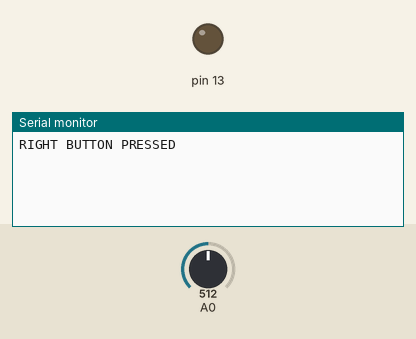
This sketch was run on a simulated Arduino Uno, built with avr-gcc and run on an emulated ATmega328P. Shown: output pins drawn as LEDs (lit = HIGH), the last lines printed to the serial monitor. Inputs (shaded band) come from the test bench; at power-on: A0 = 512.

Above: at 1.2 s.
1.3 s: A0 set to 122
At 2.2 s:
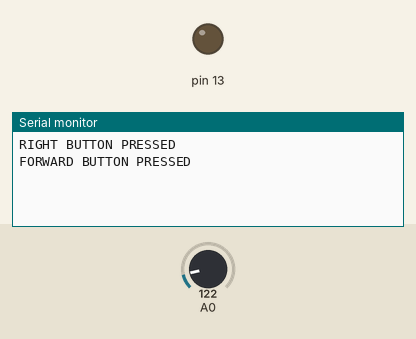
2.8 s: A0 set to 0
At 3.4 s:
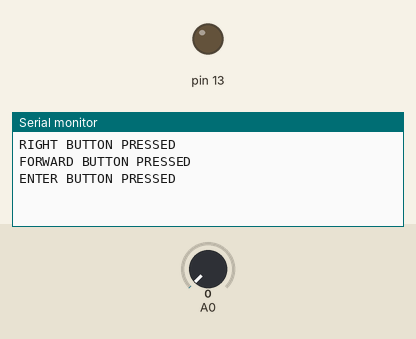

Measured:
- after the input at 1.3 s, the serial monitor: prints a new line after 0.05 s (image 1)
- after the input at 2.8 s, the serial monitor: prints a new line after 0.05 s (image 2)

The sketch:

motor_robot.ino
```cpp
int keyValue[5] = {0, 50, 100, 140, 550}; //actual values are closer, but rounded to nearest 10.
int NUM_KEYS = 5;
int keyInput;
int key =- 1;
int oldkey =- 1;
int pathArray[10] = {-1, -1, -1, -1, -1, -1, -1, -1, -1, -1};
int j = -1; // path counter

void setup() {
  Serial.begin(9600);
  pinMode(13, OUTPUT);
}

void loop() {
  if(pathArray[9] != -1) {
    Serial.println("TOO HIGH");
  }
  digitalWrite(13, LOW);
  keyInput = analogRead(A0);
  //Serial.println(keyInput); // Prints the value, erase later, for debugging

  key = getKey(keyInput); // record keypress

  if (key != oldkey) {     //if keypress is detected
    delay(50);
    keyInput = analogRead(A0);
    key = getKey(keyInput); //convert into keypress
    if (key != oldkey) {
      oldkey = key;
      if (key >= 0) {
        digitalWrite(13, HIGH);
        switch(key) {
          case 0 : Serial.println("ENTER BUTTON PRESSED");
          break;
          case 1 : Serial.println("RESET BUTTON PRESSED");
          break;
          case 2 : Serial.println("LEFT BUTTON PRESSED");
          pathArray[j] = 2;
          break;
          case 3 : Serial.println("FORWARD BUTTON PRESSED");
          pathArray[j] = 1;
          break;
          case 4 : Serial.println("RIGHT BUTTON PRESSED");
          pathArray[j] = 3;
          break;
          }
          j++;
        }
      }
    }
  }


// Converts keyInput value to key number
int getKey(unsigned int input)
  {
      int k;
      for (k = 0; k < NUM_KEYS; k++)
      {
        if (input <= keyValue[k])
       {
              return k;
          }
     }
         if (k >= NUM_KEYS)k = -1;  // No valid key pressed
         return k;
  }
```
